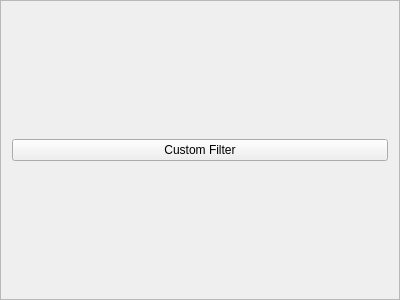
<?xml version="1.0" encoding="UTF-8"?>
<ui version="4.0">
 <class>Frame</class>
 <widget class="QFrame" name="Frame">
  <property name="geometry">
   <rect>
    <x>0</x>
    <y>0</y>
    <width>400</width>
    <height>300</height>
   </rect>
  </property>
  <property name="sizePolicy">
   <sizepolicy hsizetype="Fixed" vsizetype="Fixed">
    <horstretch>0</horstretch>
    <verstretch>0</verstretch>
   </sizepolicy>
  </property>
  <property name="windowTitle">
   <string>Frame</string>
  </property>
  <property name="frameShape">
   <enum>QFrame::StyledPanel</enum>
  </property>
  <property name="frameShadow">
   <enum>QFrame::Raised</enum>
  </property>
  <layout class="QHBoxLayout" name="horizontalLayout">
   <item>
    <widget class="QPushButton" name="buttonCustom">
     <property name="text">
      <string>Custom Filter</string>
     </property>
    </widget>
   </item>
  </layout>
 </widget>
 <resources/>
 <connections/>
</ui>
